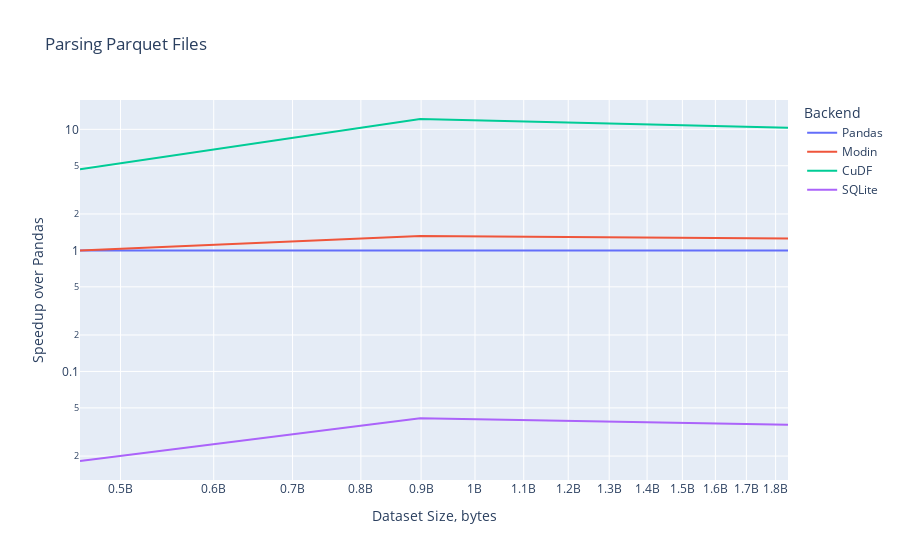
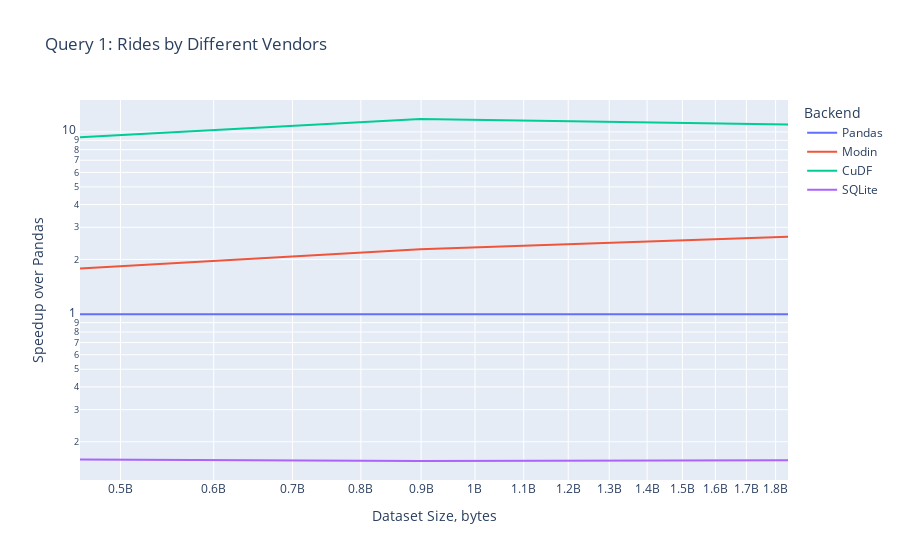
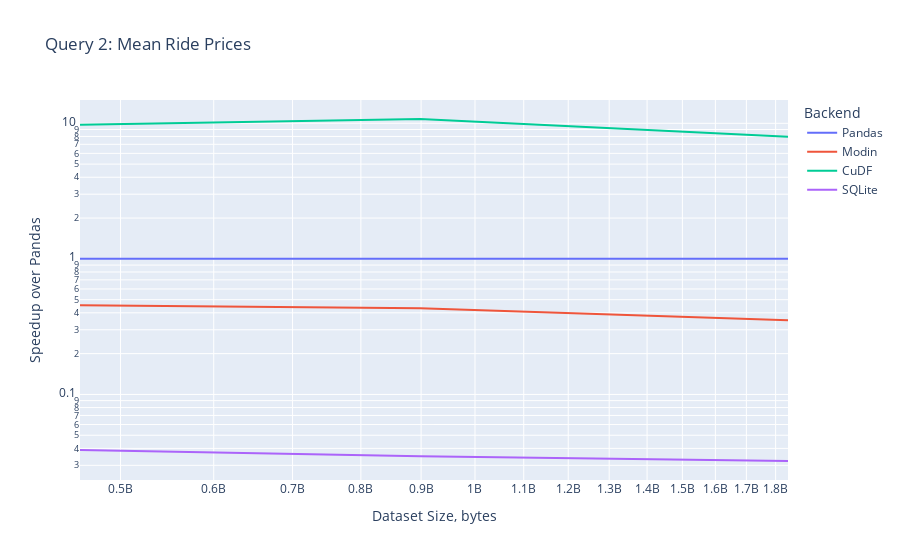
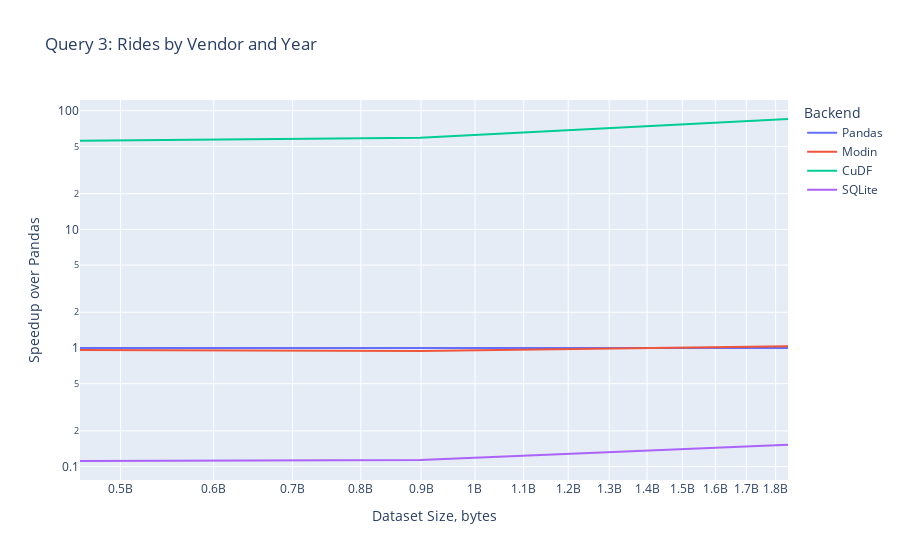

The notebook cell these images were saved under, in order:
### Code cell
for workload, workload_name in zip(workloads, workloads_names):

    # For every workload generate a performance chart
    speedups_dfs = []
    baselines = filtered(benches, operation=workload, backend=backend_sources[0])['mean_duration'].to_numpy()
    for backend_source, backend_name in zip(backend_sources, backend_names):
        measurements = filtered(benches, operation=workload, backend=backend_source)['mean_duration'].to_numpy()
        shortest_len = min(len(baselines), len(measurements))
        speedups = baselines[:shortest_len] / measurements[:shortest_len]
        df = pd.DataFrame({
            'Speedup over Pandas': speedups.copy(),
            'Dataset Size, bytes': sizes[:shortest_len],
            'Backend': [backend_name]*shortest_len,
        })
        speedups_dfs.append(df)

    speedups_df = pd.concat(speedups_dfs, ignore_index=True)
    fig = px.line(speedups_df, 
        x='Dataset Size, bytes', 
        y='Speedup over Pandas', 
        color='Backend', 
        title=workload_name, 
        log_y=True,
        log_x=True,
    )
    fig.show()
    fig.write_image('results/chart_' + workload + '.svg')

    # For every workload, print a table
    # best_cpu = filtered(benches, operation=workload, backend='NumPy on MKL')['mean_duration'].to_numpy()
    # best_gpu = filtered(benches, operation=workload, backend='CuPy +CUB+TCs+TF32')['mean_duration'].to_numpy()
    # speedups = best_cpu / best_gpu
    # speedups = ['{0:.1f}x'.format(x) for x in speedups]
    # speedups = ' | '.join(speedups)

### Figure 1 — Plotly figure (JSON) as saved in the notebook; plotly's stock layout.template omitted (floating-point values rounded to 4 significant figures)
{"data": [{"hovertemplate": "Backend=Pandas<br>Dataset Size, bytes=%{x}<br>Speedup over Pandas=%{y}<extra></extra>", "legendgroup": "Pandas", "line": {"color": "#636efa", "dash": "solid"}, "marker": {"symbol": "circle"}, "mode": "lines", "name": "Pandas", "orientation": "v", "showlegend": true, "type": "scatter", "x": [461966527, 898372196, 1844082176], "xaxis": "x", "y": [1, 1, 1], "yaxis": "y"}, {"hovertemplate": "Backend=Modin<br>Dataset Size, bytes=%{x}<br>Speedup over Pandas=%{y}<extra></extra>", "legendgroup": "Modin", "line": {"color": "#EF553B", "dash": "solid"}, "marker": {"symbol": "circle"}, "mode": "lines", "name": "Modin", "orientation": "v", "showlegend": true, "type": "scatter", "x": [461966527, 898372196, 1844082176], "xaxis": "x", "y": [0.9992, 1.317, 1.251], "yaxis": "y"}, {"hovertemplate": "Backend=CuDF<br>Dataset Size, bytes=%{x}<br>Speedup over Pandas=%{y}<extra></extra>", "legendgroup": "CuDF", "line": {"color": "#00cc96", "dash": "solid"}, "marker": {"symbol": "circle"}, "mode": "lines", "name": "CuDF", "orientation": "v", "showlegend": true, "type": "scatter", "x": [461966527, 898372196, 1844082176], "xaxis": "x", "y": [4.678, 12.17, 10.3], "yaxis": "y"}, {"hovertemplate": "Backend=SQLite<br>Dataset Size, bytes=%{x}<br>Speedup over Pandas=%{y}<extra></extra>", "legendgroup": "SQLite", "line": {"color": "#ab63fa", "dash": "solid"}, "marker": {"symbol": "circle"}, "mode": "lines", "name": "SQLite", "orientation": "v", "showlegend": true, "type": "scatter", "x": [461966527, 898372196, 1844082176], "xaxis": "x", "y": [0.0182, 0.04111, 0.03633], "yaxis": "y"}], "layout": {"legend": {"title": {"text": "Backend"}, "tracegroupgap": 0}, "title": {"text": "Parsing Parquet Files"}, "xaxis": {"anchor": "y", "domain": [0, 1], "title": {"text": "Dataset Size, bytes"}, "type": "log"}, "yaxis": {"anchor": "x", "domain": [0, 1], "title": {"text": "Speedup over Pandas"}, "type": "log"}}}

### Figure 2 — Plotly figure (JSON) as saved in the notebook; plotly's stock layout.template omitted (floating-point values rounded to 4 significant figures)
{"data": [{"hovertemplate": "Backend=Pandas<br>Dataset Size, bytes=%{x}<br>Speedup over Pandas=%{y}<extra></extra>", "legendgroup": "Pandas", "line": {"color": "#636efa", "dash": "solid"}, "marker": {"symbol": "circle"}, "mode": "lines", "name": "Pandas", "orientation": "v", "showlegend": true, "type": "scatter", "x": [461966527, 898372196, 1844082176], "xaxis": "x", "y": [1, 1, 1], "yaxis": "y"}, {"hovertemplate": "Backend=Modin<br>Dataset Size, bytes=%{x}<br>Speedup over Pandas=%{y}<extra></extra>", "legendgroup": "Modin", "line": {"color": "#EF553B", "dash": "solid"}, "marker": {"symbol": "circle"}, "mode": "lines", "name": "Modin", "orientation": "v", "showlegend": true, "type": "scatter", "x": [461966527, 898372196, 1844082176], "xaxis": "x", "y": [1.784, 2.271, 2.661], "yaxis": "y"}, {"hovertemplate": "Backend=CuDF<br>Dataset Size, bytes=%{x}<br>Speedup over Pandas=%{y}<extra></extra>", "legendgroup": "CuDF", "line": {"color": "#00cc96", "dash": "solid"}, "marker": {"symbol": "circle"}, "mode": "lines", "name": "CuDF", "orientation": "v", "showlegend": true, "type": "scatter", "x": [461966527, 898372196, 1844082176], "xaxis": "x", "y": [9.351, 11.78, 11.0], "yaxis": "y"}, {"hovertemplate": "Backend=SQLite<br>Dataset Size, bytes=%{x}<br>Speedup over Pandas=%{y}<extra></extra>", "legendgroup": "SQLite", "line": {"color": "#ab63fa", "dash": "solid"}, "marker": {"symbol": "circle"}, "mode": "lines", "name": "SQLite", "orientation": "v", "showlegend": true, "type": "scatter", "x": [461966527, 898372196, 1844082176], "xaxis": "x", "y": [0.1599, 0.1569, 0.1586], "yaxis": "y"}], "layout": {"legend": {"title": {"text": "Backend"}, "tracegroupgap": 0}, "title": {"text": "Query 1: Rides by Different Vendors"}, "xaxis": {"anchor": "y", "domain": [0, 1], "title": {"text": "Dataset Size, bytes"}, "type": "log"}, "yaxis": {"anchor": "x", "domain": [0, 1], "title": {"text": "Speedup over Pandas"}, "type": "log"}}}

### Figure 3 — Plotly figure (JSON) as saved in the notebook; plotly's stock layout.template omitted (floating-point values rounded to 4 significant figures)
{"data": [{"hovertemplate": "Backend=Pandas<br>Dataset Size, bytes=%{x}<br>Speedup over Pandas=%{y}<extra></extra>", "legendgroup": "Pandas", "line": {"color": "#636efa", "dash": "solid"}, "marker": {"symbol": "circle"}, "mode": "lines", "name": "Pandas", "orientation": "v", "showlegend": true, "type": "scatter", "x": [461966527, 898372196, 1844082176], "xaxis": "x", "y": [1, 1, 1], "yaxis": "y"}, {"hovertemplate": "Backend=Modin<br>Dataset Size, bytes=%{x}<br>Speedup over Pandas=%{y}<extra></extra>", "legendgroup": "Modin", "line": {"color": "#EF553B", "dash": "solid"}, "marker": {"symbol": "circle"}, "mode": "lines", "name": "Modin", "orientation": "v", "showlegend": true, "type": "scatter", "x": [461966527, 898372196, 1844082176], "xaxis": "x", "y": [0.4549, 0.4323, 0.3519], "yaxis": "y"}, {"hovertemplate": "Backend=CuDF<br>Dataset Size, bytes=%{x}<br>Speedup over Pandas=%{y}<extra></extra>", "legendgroup": "CuDF", "line": {"color": "#00cc96", "dash": "solid"}, "marker": {"symbol": "circle"}, "mode": "lines", "name": "CuDF", "orientation": "v", "showlegend": true, "type": "scatter", "x": [461966527, 898372196, 1844082176], "xaxis": "x", "y": [9.76, 10.76, 7.941], "yaxis": "y"}, {"hovertemplate": "Backend=SQLite<br>Dataset Size, bytes=%{x}<br>Speedup over Pandas=%{y}<extra></extra>", "legendgroup": "SQLite", "line": {"color": "#ab63fa", "dash": "solid"}, "marker": {"symbol": "circle"}, "mode": "lines", "name": "SQLite", "orientation": "v", "showlegend": true, "type": "scatter", "x": [461966527, 898372196, 1844082176], "xaxis": "x", "y": [0.03886, 0.03496, 0.03229], "yaxis": "y"}], "layout": {"legend": {"title": {"text": "Backend"}, "tracegroupgap": 0}, "title": {"text": "Query 2: Mean Ride Prices"}, "xaxis": {"anchor": "y", "domain": [0, 1], "title": {"text": "Dataset Size, bytes"}, "type": "log"}, "yaxis": {"anchor": "x", "domain": [0, 1], "title": {"text": "Speedup over Pandas"}, "type": "log"}}}

### Figure 4 — Plotly figure (JSON) as saved in the notebook; plotly's stock layout.template omitted (floating-point values rounded to 4 significant figures)
{"data": [{"hovertemplate": "Backend=Pandas<br>Dataset Size, bytes=%{x}<br>Speedup over Pandas=%{y}<extra></extra>", "legendgroup": "Pandas", "line": {"color": "#636efa", "dash": "solid"}, "marker": {"symbol": "circle"}, "mode": "lines", "name": "Pandas", "orientation": "v", "showlegend": true, "type": "scatter", "x": [461966527, 898372196, 1844082176], "xaxis": "x", "y": [1, 1, 1], "yaxis": "y"}, {"hovertemplate": "Backend=Modin<br>Dataset Size, bytes=%{x}<br>Speedup over Pandas=%{y}<extra></extra>", "legendgroup": "Modin", "line": {"color": "#EF553B", "dash": "solid"}, "marker": {"symbol": "circle"}, "mode": "lines", "name": "Modin", "orientation": "v", "showlegend": true, "type": "scatter", "x": [461966527, 898372196, 1844082176], "xaxis": "x", "y": [0.9623, 0.9431, 1.036], "yaxis": "y"}, {"hovertemplate": "Backend=CuDF<br>Dataset Size, bytes=%{x}<br>Speedup over Pandas=%{y}<extra></extra>", "legendgroup": "CuDF", "line": {"color": "#00cc96", "dash": "solid"}, "marker": {"symbol": "circle"}, "mode": "lines", "name": "CuDF", "orientation": "v", "showlegend": true, "type": "scatter", "x": [461966527, 898372196, 1844082176], "xaxis": "x", "y": [55.92, 59.1, 85.17], "yaxis": "y"}, {"hovertemplate": "Backend=SQLite<br>Dataset Size, bytes=%{x}<br>Speedup over Pandas=%{y}<extra></extra>", "legendgroup": "SQLite", "line": {"color": "#ab63fa", "dash": "solid"}, "marker": {"symbol": "circle"}, "mode": "lines", "name": "SQLite", "orientation": "v", "showlegend": true, "type": "scatter", "x": [461966527, 898372196, 1844082176], "xaxis": "x", "y": [0.1115, 0.1135, 0.1526], "yaxis": "y"}], "layout": {"legend": {"title": {"text": "Backend"}, "tracegroupgap": 0}, "title": {"text": "Query 3: Rides by Vendor and Year"}, "xaxis": {"anchor": "y", "domain": [0, 1], "title": {"text": "Dataset Size, bytes"}, "type": "log"}, "yaxis": {"anchor": "x", "domain": [0, 1], "title": {"text": "Speedup over Pandas"}, "type": "log"}}}
